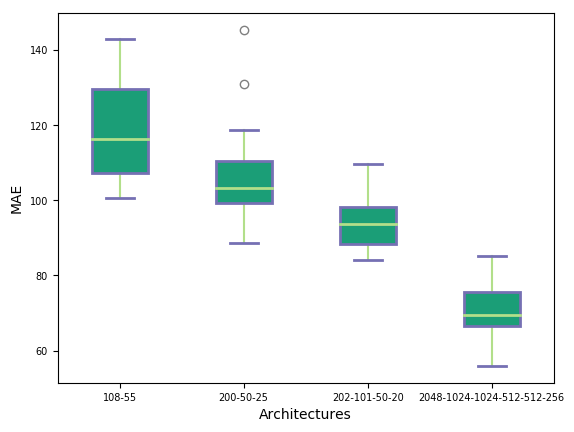
#> input picture diffraction_image_rcg/visualization/data/errors/mae_test_bp.png, 574 x 432 px
$ python transform_image.py --path visualization/data/errors/mae_test_bp.png --save out.png
#> lines starting #> are read from the running program, lines starting #| are printed output that depends on the picture
import cv2
import argparse
import numpy as np


def add_padding(image, side, number):
    """Adds empty rows or columns of pixels to the image.

    # Arguments
        image: ndarray of pixel values.
        side: sides to which pixels will be added. `top` stands
            for upper side, `right` for right side, `bottom` is for bottom
            and `left` is for left side.
        number: number of rows or columns of pixels to be added.

    # Returns
        Transformed image with padding of pixels. An instance of
        numpy ndarray.

    # Raises
        ValueError: in case an invalid value for `side` or `number`
            argument is passed.
    """
    if not isinstance(number, int):
        raise TypeError("number argument is not intenger")

    possible_sides = ["top", "right", "bottom", "left"]
    if side not in possible_sides:
        raise ValueError(
            "side argument is invalid. side argument "
            "can take only one of the following values: "
            "top, right, bottom, left"
        )

    if number < 0:
        raise ValueError("number argument cannot be less than 0")

    if side == "top":
        zeros = np.zeros((number, image.shape[1]), dtype=np.uint8)
        image = np.vstack((zeros, image))
    elif side == "right":
        zeros = np.zeros((image.shape[0], number), dtype=np.uint8)
        image = np.hstack((image, zeros))
    elif side == "bottom":
        zeros = np.zeros((number, image.shape[1]), dtype=np.uint8)
        image = np.vstack((image, zeros))
    elif side == "left":
        zeros = np.zeros((image.shape[0], number), dtype=np.uint8)
        image = np.hstack((zeros, image))

    return image


if __name__ == "__main__":
    ap = argparse.ArgumentParser()
    ap.add_argument("-p", "--path", required=True, help="path to load image")
    ap.add_argument("-s", "--save", required=True, help="path to save image")
    ap.add_argument(
        "-side",
        "--side",
        default="top",
        help="sides to which pixels will be added (top - "
        "upper side, right - right side, bottom - bottom "
        "side and left - left side",
    )
    ap.add_argument(
        "-number",
        "--number",
        default=50,
        help="number of rows or columns of pixels to be added",
    )

    args = vars(ap.parse_args())

    # Load the image from the certain location,
    # transform it and save it on the provided location
    image = cv2.imread(args["path"], cv2.IMREAD_GRAYSCALE)
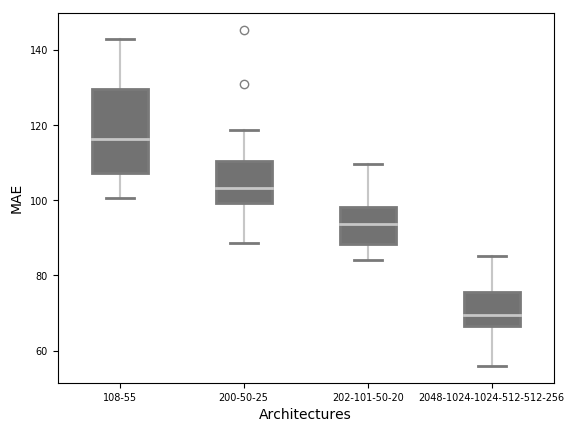
#> image: shape (432, 574); min 0, max 255, mean 244.5
    print(image.shape)
#| (432, 574)
    image_augmented = image.copy()
    image_augmented = add_padding(image_augmented, args["side"], int(args["number"]))
#> in add_padding, `image = np.vstack((zeros, image))`:
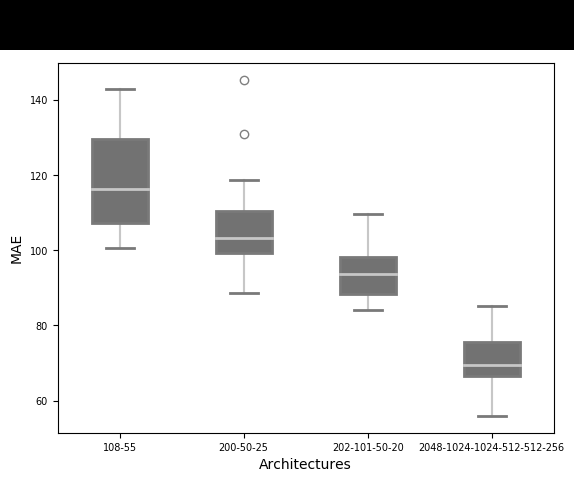
#> image: shape (482, 574); min 0, max 255, mean 219.2
    cv2.imshow("Image", image_augmented)
    cv2.waitKey(5000)
    cv2.imwrite(args["save"], image_augmented)
